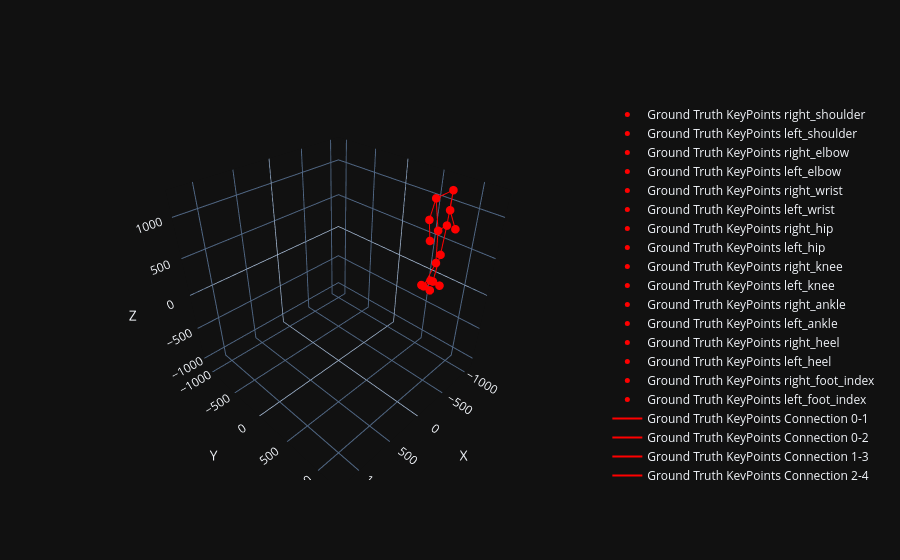

Notebook code for this chart:
### Code cell
def plot_3d_keypoints(keypoints_ground_truth, model_name):
    colors = ['red']
    names = ['Ground Truth KeyPoints']

    # Define connections between related keypoints
    if model_name == 'mediapipe':
        connections = [(0, 1), (0, 2), (1, 3), (2, 4), (3, 5), (6, 7), (0, 6),
                       (1, 7), (6, 8), (7, 9), (8, 10), (9, 11), (10, 12),
                       (11, 13), (10, 14), (11, 15), (12, 14), (13, 15)]

    # Create a Plotly 3D scatter plot
    fig = go.Figure()

    keypoints_dict = keypoints_ground_truth
    keypoints_array = np.array([v for v in keypoints_dict.values()])
    x, y, z = keypoints_array[:, 0], keypoints_array[:, 1], keypoints_array[:, 2]

    # Scatter plot for keypoints
    for kp_name, kp_x, kp_y, kp_z in zip(keypoints_dict.keys(), x, y, z):
        fig.add_trace(go.Scatter3d(
            x=[kp_z], y=[kp_x], z=[kp_y], mode='markers',
            marker=dict(color=colors[0], size=5),
            text=[kp_name], textposition="top center",
            name=f'{names[0]} {kp_name}'
        ))

    # Plot connections
    for connection in connections:
        x_vals = [x[connection[0]], x[connection[1]]]
        y_vals = [y[connection[0]], y[connection[1]]]
        z_vals = [z[connection[0]], z[connection[1]]]
        fig.add_trace(go.Scatter3d(
            x=z_vals, y=x_vals, z=y_vals, mode='lines',
            line=dict(color=colors[0]),
            name=f'{names[0]} Connection {connection[0]}-{connection[1]}'
        ))

    # Combine x, y, z values into a single list
    all_values = tuple(x) + tuple(y) + tuple(z)

    # Find the minimum and maximum values
    min_value = min(all_values) - abs(min(all_values) * 0.1)
    max_value = max(all_values) + abs(max(all_values) * 0.1)

    # Update layout to set axis limits
    fig.update_layout(
        scene=dict(
            aspectmode='cube',
            xaxis=dict(title='X', range=[min_value, max_value]),
            yaxis=dict(title='Y', range=[min_value, max_value]),
            zaxis=dict(title='Z', range=[min_value, max_value])
        )
    )

    # Show the figure
    fig.show()

# Example usage with the gt_keypoints data
plot_3d_keypoints(data['gt'], 'mediapipe')

### Figure 1 — Plotly figure (JSON) as saved in the notebook; plotly's stock layout.template omitted (floating-point values rounded to 4 significant figures)
{"data": [{"marker": {"color": "red", "size": 5}, "mode": "markers", "name": "Ground Truth KeyPoints right_shoulder", "text": ["right_shoulder"], "textposition": "top center", "x": [-694.6], "y": [728.7], "z": [1176.0], "type": "scatter3d"}, {"marker": {"color": "red", "size": 5}, "mode": "markers", "name": "Ground Truth KeyPoints left_shoulder", "text": ["left_shoulder"], "textposition": "top center", "x": [-986.3], "y": [743.7], "z": [1182.0], "type": "scatter3d"}, {"marker": {"color": "red", "size": 5}, "mode": "markers", "name": "Ground Truth KeyPoints right_elbow", "text": ["right_elbow"], "textposition": "top center", "x": [-669.9], "y": [695.6], "z": [927.3], "type": "scatter3d"}, {"marker": {"color": "red", "size": 5}, "mode": "markers", "name": "Ground Truth KeyPoints left_elbow", "text": ["left_elbow"], "textposition": "top center", "x": [-1019.0], "y": [721.7], "z": [931.0], "type": "scatter3d"}, {"marker": {"color": "red", "size": 5}, "mode": "markers", "name": "Ground Truth KeyPoints right_wrist", "text": ["right_wrist"], "textposition": "top center", "x": [-620.2], "y": [767.6], "z": [720.8], "type": "scatter3d"}, {"marker": {"color": "red", "size": 5}, "mode": "markers", "name": "Ground Truth KeyPoints left_wrist", "text": ["left_wrist"], "textposition": "top center", "x": [-1041.0], "y": [811.0], "z": [721.1], "type": "scatter3d"}, {"marker": {"color": "red", "size": 5}, "mode": "markers", "name": "Ground Truth KeyPoints right_hip", "text": ["right_hip"], "textposition": "top center", "x": [-772.2], "y": [757.5], "z": [782.3], "type": "scatter3d"}, {"marker": {"color": "red", "size": 5}, "mode": "markers", "name": "Ground Truth KeyPoints left_hip", "text": ["left_hip"], "textposition": "top center", "x": [-916.1], "y": [771.4], "z": [797.9], "type": "scatter3d"}, {"marker": {"color": "red", "size": 5}, "mode": "markers", "name": "Ground Truth KeyPoints right_knee", "text": ["right_knee"], "textposition": "top center", "x": [-749.1], "y": [801.4], "z": [399.7], "type": "scatter3d"}, {"marker": {"color": "red", "size": 5}, "mode": "markers", "name": "Ground Truth KeyPoints left_knee", "text": ["left_knee"], "textposition": "top center", "x": [-901.4], "y": [754.1], "z": [422.5], "type": "scatter3d"}, {"marker": {"color": "red", "size": 5}, "mode": "markers", "name": "Ground Truth KeyPoints right_ankle", "text": ["right_ankle"], "textposition": "top center", "x": [-726.5], "y": [694.5], "z": [38.65], "type": "scatter3d"}, {"marker": {"color": "red", "size": 5}, "mode": "markers", "name": "Ground Truth KeyPoints left_ankle", "text": ["left_ankle"], "textposition": "top center", "x": [-881.4], "y": [717.9], "z": [43.1], "type": "scatter3d"}, {"marker": {"color": "red", "size": 5}, "mode": "markers", "name": "Ground Truth KeyPoints right_heel", "text": ["right_heel"], "textposition": "top center", "x": [-730.3], "y": [659.3], "z": [38.11], "type": "scatter3d"}, {"marker": {"color": "red", "size": 5}, "mode": "markers", "name": "Ground Truth KeyPoints left_heel", "text": ["left_heel"], "textposition": "top center", "x": [-877.7], "y": [684.0], "z": [41.83], "type": "scatter3d"}, {"marker": {"color": "red", "size": 5}, "mode": "markers", "name": "Ground Truth KeyPoints right_foot_index", "text": ["right_foot_index"], "textposition": "top center", "x": [-715.9], "y": [791.9], "z": [34.56], "type": "scatter3d"}, {"marker": {"color": "red", "size": 5}, "mode": "markers", "name": "Ground Truth KeyPoints left_foot_index", "text": ["left_foot_index"], "textposition": "top center", "x": [-872.3], "y": [818.8], "z": [37.73], "type": "scatter3d"}, {"line": {"color": "red"}, "mode": "lines", "name": "Ground Truth KeyPoints Connection 0-1", "x": [-694.6, -986.3], "y": [728.7, 743.7], "z": [1176.0, 1182.0], "type": "scatter3d"}, {"line": {"color": "red"}, "mode": "lines", "name": "Ground Truth KeyPoints Connection 0-2", "x": [-694.6, -669.9], "y": [728.7, 695.6], "z": [1176.0, 927.3], "type": "scatter3d"}, {"line": {"color": "red"}, "mode": "lines", "name": "Ground Truth KeyPoints Connection 1-3", "x": [-986.3, -1019.0], "y": [743.7, 721.7], "z": [1182.0, 931.0], "type": "scatter3d"}, {"line": {"color": "red"}, "mode": "lines", "name": "Ground Truth KeyPoints Connection 2-4", "x": [-669.9, -620.2], "y": [695.6, 767.6], "z": [927.3, 720.8], "type": "scatter3d"}, {"line": {"color": "red"}, "mode": "lines", "name": "Ground Truth KeyPoints Connection 3-5", "x": [-1019.0, -1041.0], "y": [721.7, 811.0], "z": [931.0, 721.1], "type": "scatter3d"}, {"line": {"color": "red"}, "mode": "lines", "name": "Ground Truth KeyPoints Connection 6-7", "x": [-772.2, -916.1], "y": [757.5, 771.4], "z": [782.3, 797.9], "type": "scatter3d"}, {"line": {"color": "red"}, "mode": "lines", "name": "Ground Truth KeyPoints Connection 0-6", "x": [-694.6, -772.2], "y": [728.7, 757.5], "z": [1176.0, 782.3], "type": "scatter3d"}, {"line": {"color": "red"}, "mode": "lines", "name": "Ground Truth KeyPoints Connection 1-7", "x": [-986.3, -916.1], "y": [743.7, 771.4], "z": [1182.0, 797.9], "type": "scatter3d"}, {"line": {"color": "red"}, "mode": "lines", "name": "Ground Truth KeyPoints Connection 6-8", "x": [-772.2, -749.1], "y": [757.5, 801.4], "z": [782.3, 399.7], "type": "scatter3d"}, {"line": {"color": "red"}, "mode": "lines", "name": "Ground Truth KeyPoints Connection 7-9", "x": [-916.1, -901.4], "y": [771.4, 754.1], "z": [797.9, 422.5], "type": "scatter3d"}, {"line": {"color": "red"}, "mode": "lines", "name": "Ground Truth KeyPoints Connection 8-10", "x": [-749.1, -726.5], "y": [801.4, 694.5], "z": [399.7, 38.65], "type": "scatter3d"}, {"line": {"color": "red"}, "mode": "lines", "name": "Ground Truth KeyPoints Connection 9-11", "x": [-901.4, -881.4], "y": [754.1, 717.9], "z": [422.5, 43.1], "type": "scatter3d"}, {"line": {"color": "red"}, "mode": "lines", "name": "Ground Truth KeyPoints Connection 10-12", "x": [-726.5, -730.3], "y": [694.5, 659.3], "z": [38.65, 38.11], "type": "scatter3d"}, {"line": {"color": "red"}, "mode": "lines", "name": "Ground Truth KeyPoints Connection 11-13", "x": [-881.4, -877.7], "y": [717.9, 684.0], "z": [43.1, 41.83], "type": "scatter3d"}, {"line": {"color": "red"}, "mode": "lines", "name": "Ground Truth KeyPoints Connection 10-14", "x": [-726.5, -715.9], "y": [694.5, 791.9], "z": [38.65, 34.56], "type": "scatter3d"}, {"line": {"color": "red"}, "mode": "lines", "name": "Ground Truth KeyPoints Connection 11-15", "x": [-881.4, -872.3], "y": [717.9, 818.8], "z": [43.1, 37.73], "type": "scatter3d"}, {"line": {"color": "red"}, "mode": "lines", "name": "Ground Truth KeyPoints Connection 12-14", "x": [-730.3, -715.9], "y": [659.3, 791.9], "z": [38.11, 34.56], "type": "scatter3d"}, {"line": {"color": "red"}, "mode": "lines", "name": "Ground Truth KeyPoints Connection 13-15", "x": [-877.7, -872.3], "y": [684.0, 818.8], "z": [41.83, 37.73], "type": "scatter3d"}], "layout": {"scene": {"xaxis": {"title": {"text": "X"}, "range": [-1145.0, 1300.0]}, "yaxis": {"title": {"text": "Y"}, "range": [-1145.0, 1300.0]}, "zaxis": {"title": {"text": "Z"}, "range": [-1145.0, 1300.0]}, "aspectmode": "cube"}}}
